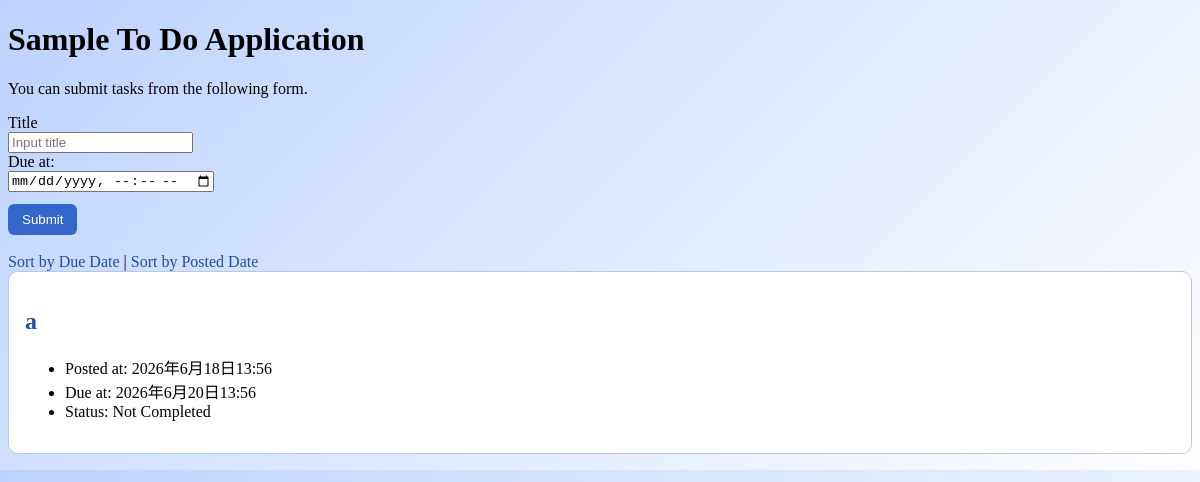
Before: / with the older database file.
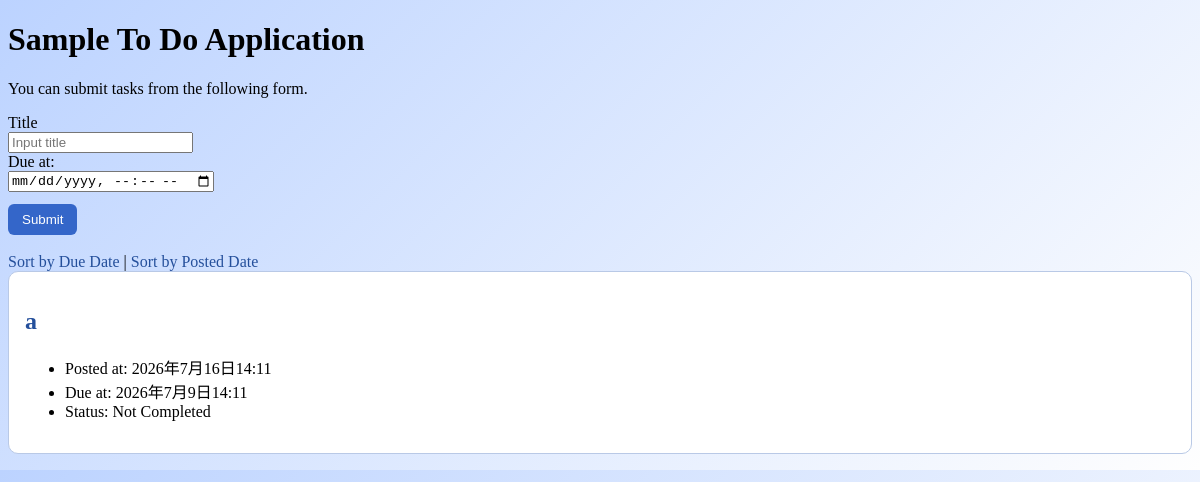
After: the same page with the newer database file.
### todo/models.py (models this page shows, shortened)
class Task(models.Model):
    title = models.CharField(max_length=100)
    completed = models.BooleanField(default=False)
    posted_at = models.DateTimeField(default=timezone.now)
    due_at = models.DateTimeField(null=True, blank=True)

### todo/views.py (the view)
# urls.py: path('', todo_views.index, name='index'),
def index(request):
    if request.method == "POST":
        task = Task(
            title=request.POST["title"],
            due_at=parse_due_at(request.POST.get("due_at")),
        )
        task.save()
    if request.GET.get("order") == "due":
        tasks = Task.objects.order_by("due_at")
    else:
        tasks = Task.objects.order_by("-posted_at")
    context = {"tasks": tasks}
    return render(request, "todo/index.html", context)

### todo/templates/todo/index.html (shortened to what this page needs)
{% load static %}
<!DOCTYPE html>
<html lang="ja">
  <head>
    <link rel="stylesheet" href="{% static 'todo/style.css' %}">
  </head>
  <body>
    <h1>Sample To Do Application</h1>
    <p>You can submit tasks from the following form.</p>
    <form action="{% url 'index' %}" method="post">
      <div>
        <label for="titleInput">Title</label><br>
        <input id="titleInput" name="title" type="text" placeholder="Input title">
      </div>
      <div>
        <label for="dueInput">Due at:</label><br>
        <input id="dueInput" name="due_at" type="datetime-local">
      </div>
      <div>
        <button type="submit">Submit</button>
      </div>
    </form>
    <br>
    <div>
      <a href="{% url 'index' %}?order=due">Sort by Due Date</a> |
      <a href="{% url 'index' %}?order=post">Sort by Posted Date</a>
    </div>
    {% for task in tasks %}
    <div class="text">
      <h2><a href="{% url 'detail' task.id %}">{{ task.title }}</a></h2>
      <ul>
        <li>Posted at: {{ task.posted_at }}</li>
        {% if task.due_at %}
        <li>Due at: {{ task.due_at }}</li>
        {% endif %}
        {% if task.completed %}
        <li>Status: Completed</li>
        {% else %}
        <li>Status: Not Completed</li>
        {% endif %}
      </ul>
    </div>
    {% endfor %}
  </body>
</html>

### todo/static/todo/style.css (style rules this page uses)
body { background: linear-gradient(135deg, #bcd3ff, #fefefe); }
.text, .input-card { background: #ffffff; border: 1px solid #b9c9e6; border-radius: 10px; padding: 16px; margin-bottom: 16px; }
button { padding: 8px 14px; border: 0; border-radius: 6px; background: #3466c9; color: #fff; margin-top: 12px; cursor: pointer; }
a { color: #244f9b; text-decoration: none; }

Changed rows visible on the page:
removed Task: title "a", posted_at "2026年6月18日13:56", due_at "2026年6月20日13:56", completed "Status: Not Completed"
added Task: title "a", posted_at "2026年7月16日14:11", due_at "2026年7月9日14:11", completed "Status: Not Completed"
